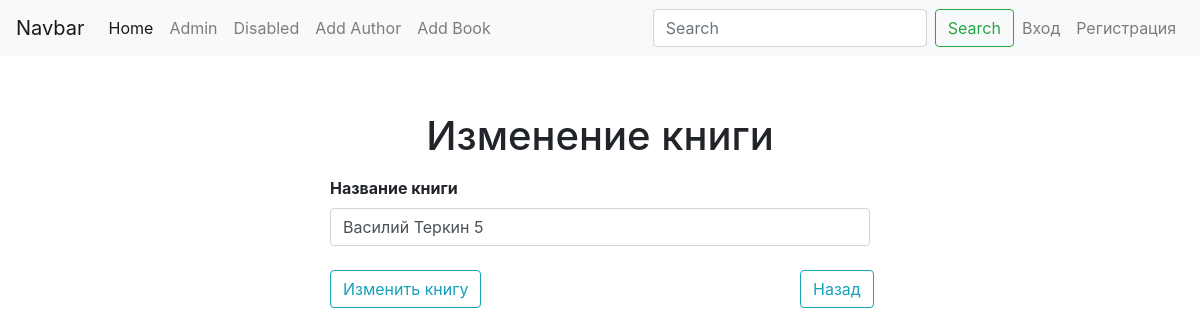
/updatebook/4, run on an earlier commit of the app's database.
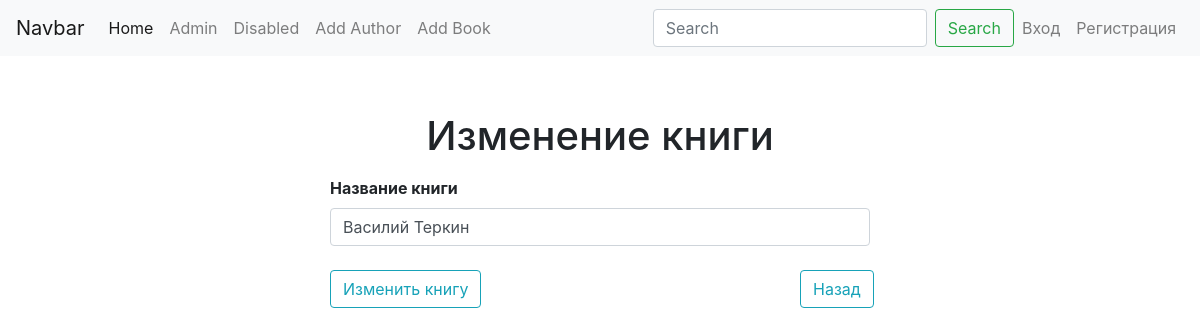
And on a later commit of the database.
### app/models.py (models this page shows, shortened)
class Book(db.Model):
    id = db.Column(db.Integer, primary_key=True)
    title = db.Column(db.String(250), unique=True, nullable=False)
    authors = db.relationship('Author', secondary=books_authors, lazy='subquery',
        backref=db.backref('books', lazy=True))

### app/books/views.py (the view)
@app.route("/updatebook/<int:id>", methods=["POST", "GET"])
def update_book(id):
    print("hello")
    book = Book.query.get_or_404(id)
    if request.method == 'POST':
        form = AddBook(formdata=request.form, obj=book)
        form.populate_obj(book)
        db.session.commit()
        flash(f'Вы успешно изменили книгу', 'success')
        return redirect(url_for("home"))
    form = AddBook(obj=book)
    return render_template("edit_book_and_author.html", form=form, book=book, books="books")

### app/books/forms.py (shortened to what this page needs)
class AddBook(Form):
    title = StringField("Название книги", [validators.DataRequired()])

### app/templates/edit_book_and_author.html (shortened to what this page needs)
{% extends "base.html" %}
{% block content %}
<div class="container">
    <div class="row">
        <div class="col-md-3"></div>
        <div class="col-md-6">
                <h1 class="text-center p-2 mt-5">Изменение книги</h1>
                {% from "_formhelpers.html" import render_field %}
                <form action="{{ url_for('update_book', id=book.id) }}" method='POST'>
                    {{ render_field(form.title, class="form-control") }}
                    <input type="submit" value="Изменить книгу"  class="btn btn-outline-info mt-3" >
                </form>
                <a href="#" class="btn btn-outline-info" style="margin-top: -65px; margin-left: 470px; ">Назад</a>
{% endblock %}

### app/templates/_formhelpers.html (shortened to what this page needs)
{% macro render_field(field) %}
  <dt>{{ field.label }}
  <dd>{{ field(**kwargs)|safe }}
  </dd>
{% endmacro %}

What changed in the data, as far as the page shows it:
changed Book: title "Василий Теркин 5" → "Василий Теркин"
